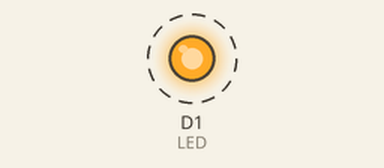
The sketch below on a simulated ESP8266 (NodeMCU). Shown: output pins drawn as LEDs (lit = HIGH). Dashed ring = blinking.

Above: at 0.5 s.
Timing chart, 0 to 4.6 s (numbered marks = the images above):
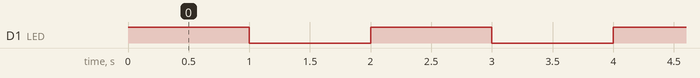

Measured:
- by itself, D1 (LED): alternates HIGH for 1.0 s and LOW for 1.0 s

The sketch:

sketch_aug13a.ino
```cpp
#define LED D1 // Led in NodeMCU at pin GPIO16 (D0).
void setup() {
pinMode(LED, OUTPUT); // set the digital pin as output.
}
void loop() {
digitalWrite(LED, HIGH);// turn the LED off.(Note that LOW is the voltage level but actually
                      //the LED is on; this is because it is acive low on the ESP8266.
delay(1000);          // wait for 1 second.
digitalWrite(LED, LOW); // turn the LED on.
delay(1000);         // wait for 1 second.
}
```
